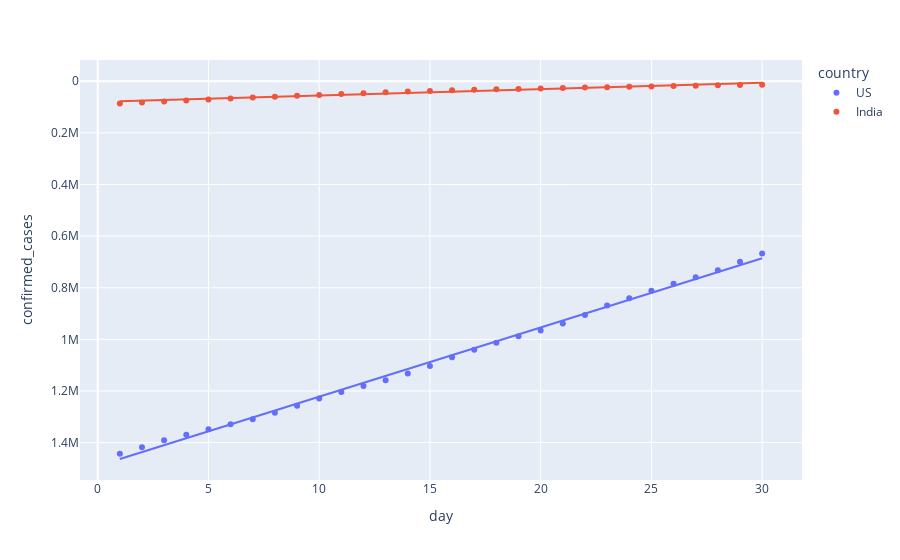

Notebook source saved alongside this figure:
### Code cell
# Last 30 days
df = pd.concat([us_confirmed.iloc[:30,],india_confirmed.iloc[:30,]],ignore_index=True)
fig = px.scatter(df, x="day", y="confirmed_cases", color="country", trendline="ols")
fig['layout']['yaxis']['autorange'] = "reversed"
fig.show()

results = px.get_trendline_results(fig)
print(results)

### Figure 1 — Plotly figure (JSON) as saved in the notebook; plotly's stock layout.template omitted (floating-point values rounded to 4 significant figures)
{"data": [{"hovertemplate": "country=US<br>day=%{x}<br>confirmed_cases=%{y}<extra></extra>", "legendgroup": "US", "marker": {"color": "#636efa", "symbol": "circle"}, "mode": "markers", "name": "US", "showlegend": true, "type": "scatter", "x": [1, 2, 3, 4, 5, 6, 7, 8, 9, 10, 11, 12, 13, 14, 15, 16, 17, 18, 19, 20, 21, 22, 23, 24, 25, 26, 27, 28, 29, 30], "xaxis": "x", "y": [1442824, 1417774, 1390406, 1369376, 1347881, 1329260, 1309550, 1283929, 1257023, 1229331, 1204351, 1180375, 1158040, 1132539, 1103461, 1069424, 1039909, 1012582, 988197, 965785, 938154, 905358, 869170, 840351, 811865, 784326, 758809, 732197, 699706, 667592], "yaxis": "y"}, {"hovertemplate": "<b>OLS trendline</b><br>confirmed_cases = -26815.8 * day + 1.4903e+06<br>R<sup>2</sup>=0.997556<br><br>country=US<br>day=%{x}<br>confirmed_cases=%{y} <b>(trend)</b><extra></extra>", "legendgroup": "US", "marker": {"color": "#636efa", "symbol": "circle"}, "mode": "lines", "name": "US", "showlegend": false, "type": "scatter", "x": [1, 2, 3, 4, 5, 6, 7, 8, 9, 10, 11, 12, 13, 14, 15, 16, 17, 18, 19, 20, 21, 22, 23, 24, 25, 26, 27, 28, 29, 30], "xaxis": "x", "y": [1463000.0, 1437000.0, 1410000.0, 1383000.0, 1356000.0, 1329000.0, 1303000.0, 1276000.0, 1249000.0, 1222000.0, 1195000.0, 1169000.0, 1142000.0, 1115000.0, 1088000.0, 1061000.0, 1034000.0, 1008000.0, 980800.0, 954000.0, 927200.0, 900300.0, 873500.0, 846700.0, 819900.0, 793100.0, 766300.0, 739500.0, 712600.0, 685800.0], "yaxis": "y"}, {"hovertemplate": "country=India<br>day=%{x}<br>confirmed_cases=%{y}<extra></extra>", "legendgroup": "India", "marker": {"color": "#EF553B", "symbol": "circle"}, "mode": "markers", "name": "India", "showlegend": true, "type": "scatter", "x": [1, 2, 3, 4, 5, 6, 7, 8, 9, 10, 11, 12, 13, 14, 15, 16, 17, 18, 19, 20, 21, 22, 23, 24, 25, 26, 27, 28, 29, 30], "xaxis": "x", "y": [85784, 81997, 78055, 74292, 70768, 67161, 62808, 59695, 56351, 52987, 49400, 46437, 42505, 39699, 37257, 34863, 33062, 31324, 29451, 27890, 26283, 24530, 23077, 21370, 20080, 18539, 17615, 15722, 14352, 13430], "yaxis": "y"}, {"hovertemplate": "<b>OLS trendline</b><br>confirmed_cases = -2476.03 * day + 80271.3<br>R<sup>2</sup>=0.961596<br><br>country=India<br>day=%{x}<br>confirmed_cases=%{y} <b>(trend)</b><extra></extra>", "legendgroup": "India", "marker": {"color": "#EF553B", "symbol": "circle"}, "mode": "lines", "name": "India", "showlegend": false, "type": "scatter", "x": [1, 2, 3, 4, 5, 6, 7, 8, 9, 10, 11, 12, 13, 14, 15, 16, 17, 18, 19, 20, 21, 22, 23, 24, 25, 26, 27, 28, 29, 30], "xaxis": "x", "y": [77800.0, 75320.0, 72840.0, 70370.0, 67890.0, 65420.0, 62940.0, 60460.0, 57990.0, 55510.0, 53030.0, 50560.0, 48080.0, 45610.0, 43130.0, 40650.0, 38180.0, 35700.0, 33230.0, 30750.0, 28270.0, 25800.0, 23320.0, 20850.0, 18370.0, 15890.0, 13420.0, 10940.0, 8466.0, 5990.0], "yaxis": "y"}], "layout": {"legend": {"title": {"text": "country"}, "tracegroupgap": 0}, "margin": {"t": 60}, "xaxis": {"anchor": "y", "domain": [0, 1], "title": {"text": "day"}}, "yaxis": {"anchor": "x", "autorange": "reversed", "domain": [0, 1], "title": {"text": "confirmed_cases"}}}}
